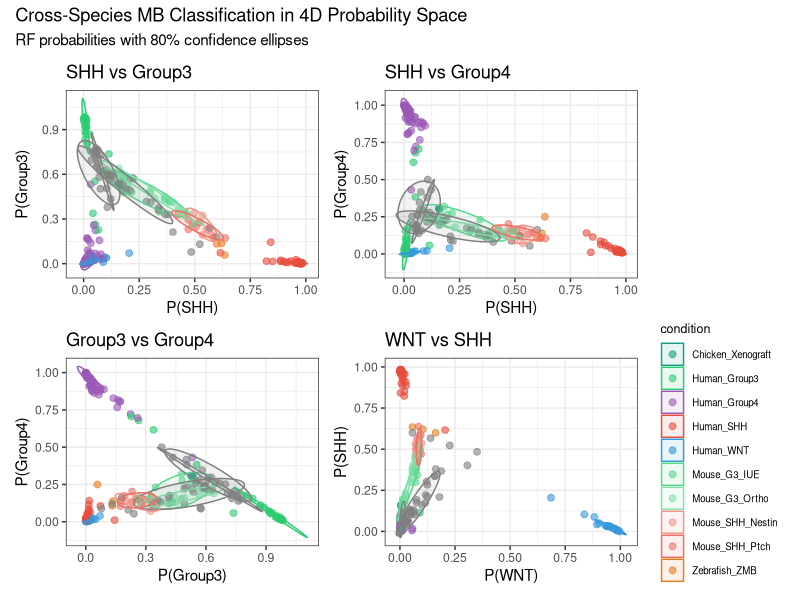
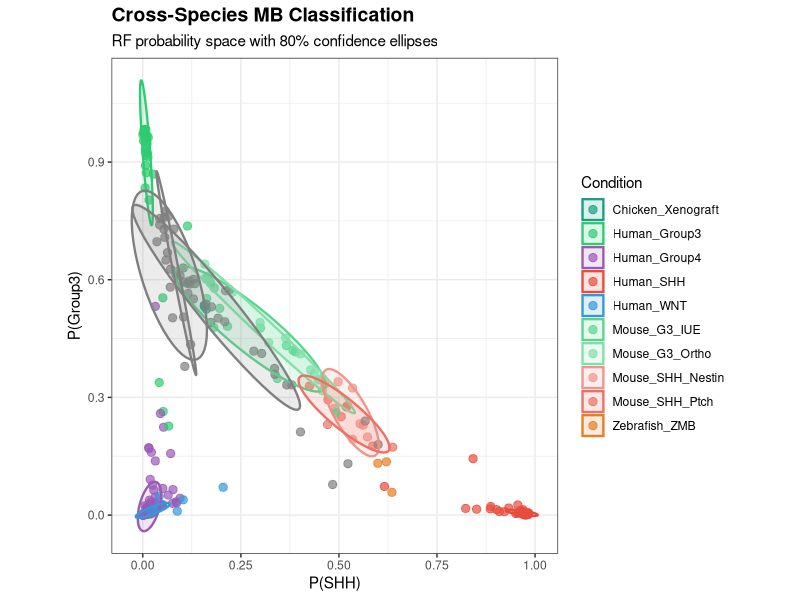

Generate these figures, in order, with R:
#!/usr/bin/env Rscript
# 4D probability plot with confidence ellipses
# Each dimension = probability of being WNT, SHH, Group3, Group4

library(dplyr)
library(ggplot2)
library(patchwork)

cat("=== 4D PROBABILITY PLOT ===\n\n")

# Load results
results <- read.csv("results/rf_pca_classification_results.csv")

# Create condition labels
results$condition <- paste0(results$species, "_", results$model)

# Simplify condition names for legend
results$condition <- case_when(
  results$species == "Human" ~ paste0("Human_", results$model),
  results$species == "Zebrafish" ~ "Zebrafish_ZMB",
  results$species == "Chicken" ~ paste0("Chicken_", results$model),
  results$species == "Mouse" ~ paste0("Mouse_", results$model),
  TRUE ~ results$condition
)

cat("Conditions:\n")
print(table(results$condition))

# Define colors per condition
condition_colors <- c(
  # Human subgroups
  "Human_WNT" = "#3498db",
  "Human_SHH" = "#e74c3c",
  "Human_Group3" = "#2ecc71",
  "Human_Group4" = "#9b59b6",
  # Zebrafish
  "Zebrafish_ZMB" = "#e67e22",
  # Chicken
  "Chicken_Culture" = "#1abc9c",
  "Chicken_Xenograft" = "#16a085",
  # Mouse
  "Mouse_WNT" = "#5dade2",
  "Mouse_SHH_Ptch" = "#ec7063",
  "Mouse_SHH_Nestin" = "#f1948a",
  "Mouse_G3_IUE" = "#58d68d",
  "Mouse_G3_Ortho" = "#82e0aa"
)

# Create a 2x2 grid with specific pairs and ellipses
cat("\nCreating 2x2 grid with ellipses...\n")

# Function to create scatter with ellipse
make_scatter_ellipse <- function(data, x_var, y_var, title = "", show_legend = FALSE) {
  p <- ggplot(data, aes(x = .data[[x_var]], y = .data[[y_var]],
                        color = condition, fill = condition)) +
    geom_point(alpha = 0.6, size = 2) +
    stat_ellipse(level = 0.8, geom = "polygon", alpha = 0.1) +
    scale_color_manual(values = condition_colors) +
    scale_fill_manual(values = condition_colors) +
    labs(title = title, x = paste0("P(", x_var, ")"), y = paste0("P(", y_var, ")")) +
    theme_bw()

  if (!show_legend) {
    p <- p + theme(legend.position = "none")
  } else {
    p <- p + theme(legend.position = "right",
                   legend.text = element_text(size = 7),
                   legend.title = element_text(size = 9))
  }
  return(p)
}

# Create 4 key plots (last one with legend)
p1 <- make_scatter_ellipse(results, "SHH", "Group3", "SHH vs Group3")
p2 <- make_scatter_ellipse(results, "SHH", "Group4", "SHH vs Group4")
p3 <- make_scatter_ellipse(results, "Group3", "Group4", "Group3 vs Group4")
p4 <- make_scatter_ellipse(results, "WNT", "SHH", "WNT vs SHH", show_legend = TRUE)

combined <- (p1 + p2) / (p3 + p4) +
  plot_annotation(
    title = "Cross-Species MB Classification in 4D Probability Space",
    subtitle = "RF probabilities with 80% confidence ellipses"
  )

ggsave("figures/cross_species_4D_grid.png", combined, width = 14, height = 10, dpi = 150)
cat("Saved: figures/cross_species_4D_grid.png\n")

# Create a single comprehensive plot: SHH vs Group3 (the most informative)
cat("\nCreating main SHH vs Group3 plot...\n")

p_main <- ggplot(results, aes(x = SHH, y = Group3, color = condition, fill = condition)) +
  geom_point(alpha = 0.7, size = 2.5) +
  stat_ellipse(level = 0.8, geom = "polygon", alpha = 0.15, linewidth = 0.8) +
  scale_color_manual(values = condition_colors, name = "Condition") +
  scale_fill_manual(values = condition_colors, name = "Condition") +
  labs(
    title = "Cross-Species MB Classification",
    subtitle = "RF probability space with 80% confidence ellipses",
    x = "P(SHH)",
    y = "P(Group3)"
  ) +
  theme_bw() +
  theme(
    plot.title = element_text(face = "bold", size = 14),
    legend.position = "right"
  ) +
  coord_fixed()

ggsave("figures/cross_species_SHH_vs_G3.png", p_main, width = 10, height = 8, dpi = 150)
cat("Saved: figures/cross_species_SHH_vs_G3.png\n")

cat("\n=== DONE ===\n")
